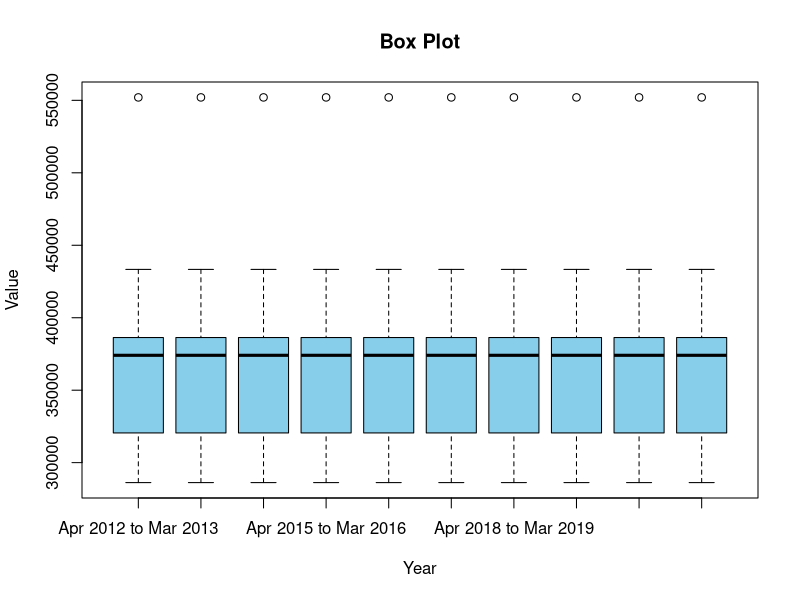

The R source for this figure:
# Example Data
data <- data.frame(
  Year = rep(c("Apr 2012 to Mar 2013", "Apr 2013 to Mar 2014", "Apr 2014 to Mar 2015",
               "Apr 2015 to Mar 2016", "Apr 2016 to Mar 2017", "Apr 2017 to Mar 2018",
               "Apr 2018 to Mar 2019", "Apr 2019 to Mar 2020", "Apr 2020 to Mar 2021",
               "Apr 2021 to Mar 2022 [note 28]"), each = 10),
  Value = c(306641, 286234, 320495, 367714, 380390, 352064, 386326, 433336, 384886, 552024)
)

# Convert "Year" to a factor with ordered levels
data$Year <- factor(data$Year, levels = unique(data$Year), ordered = TRUE)

# Boxplot
boxplot(Value ~ Year, data = data, main = "Box Plot", xlab = "Year", ylab = "Value", col = "skyblue")
